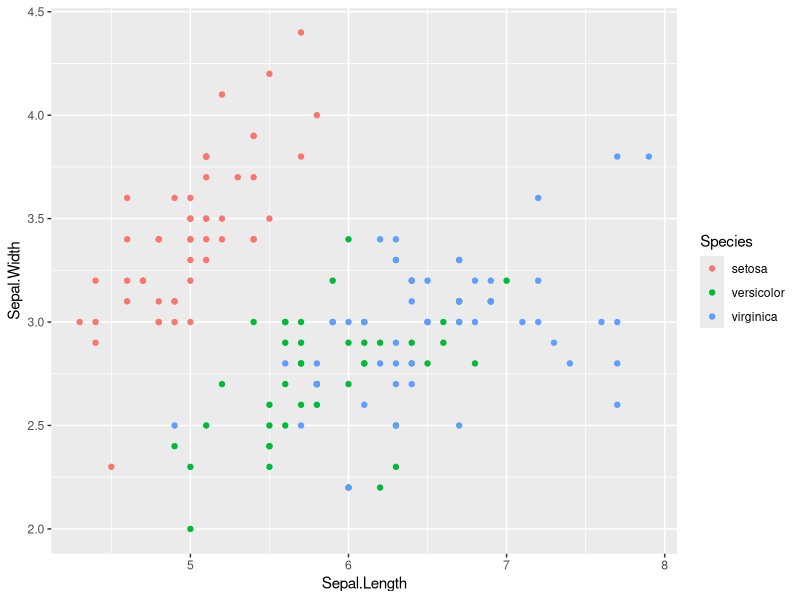
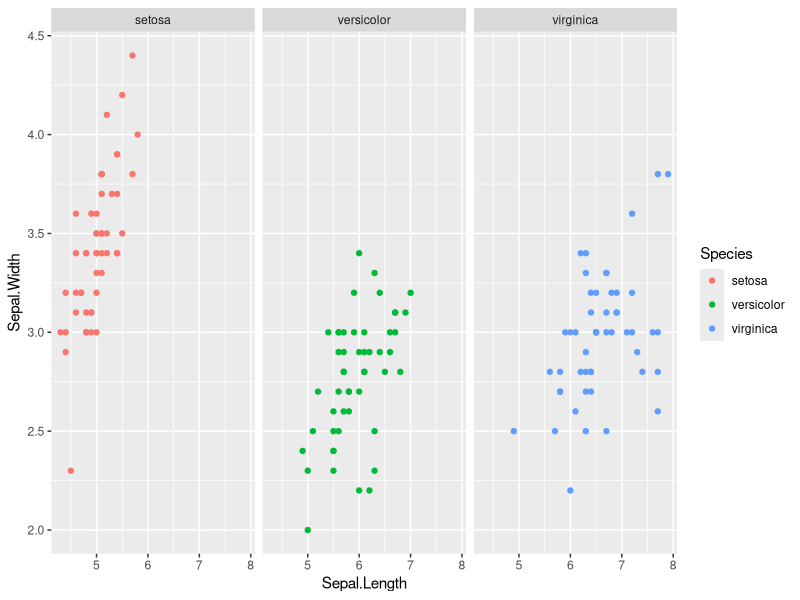
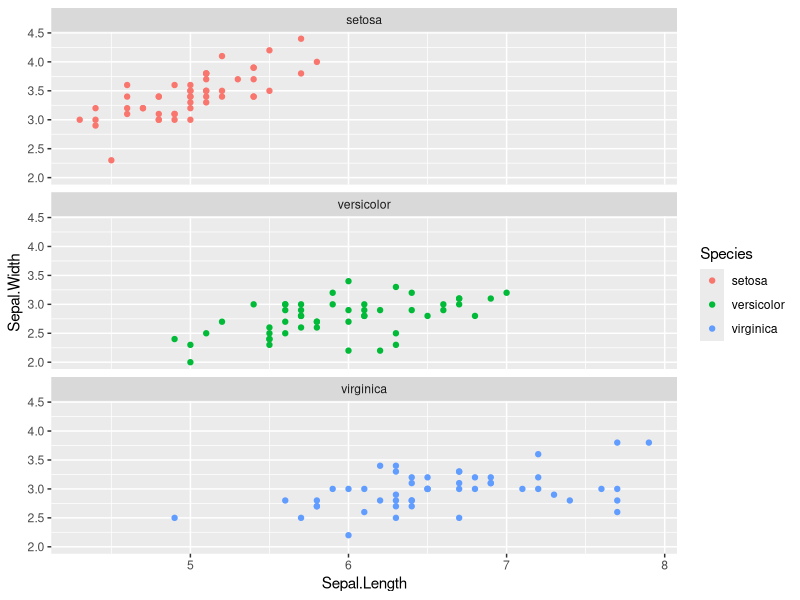
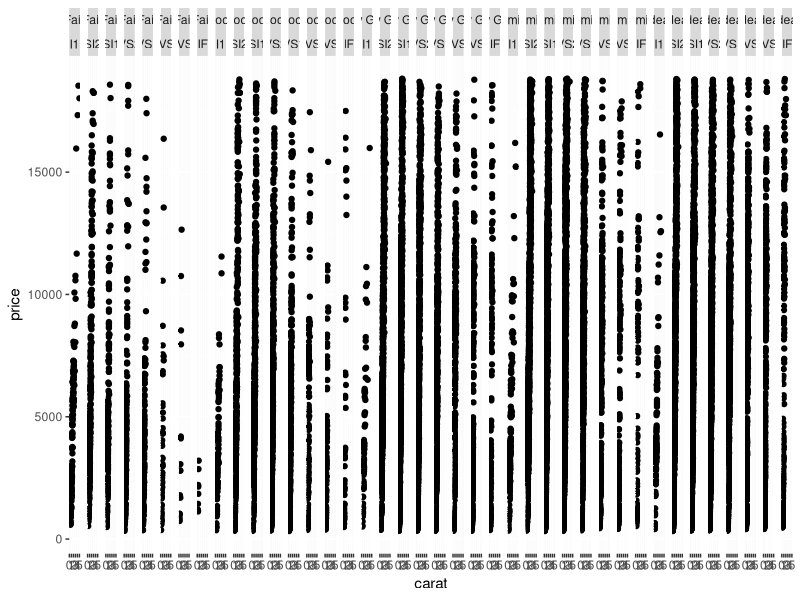
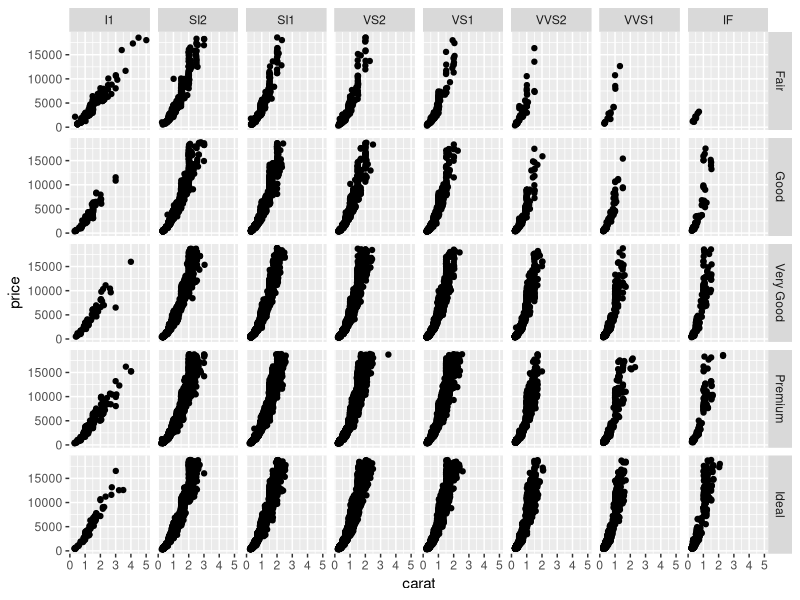
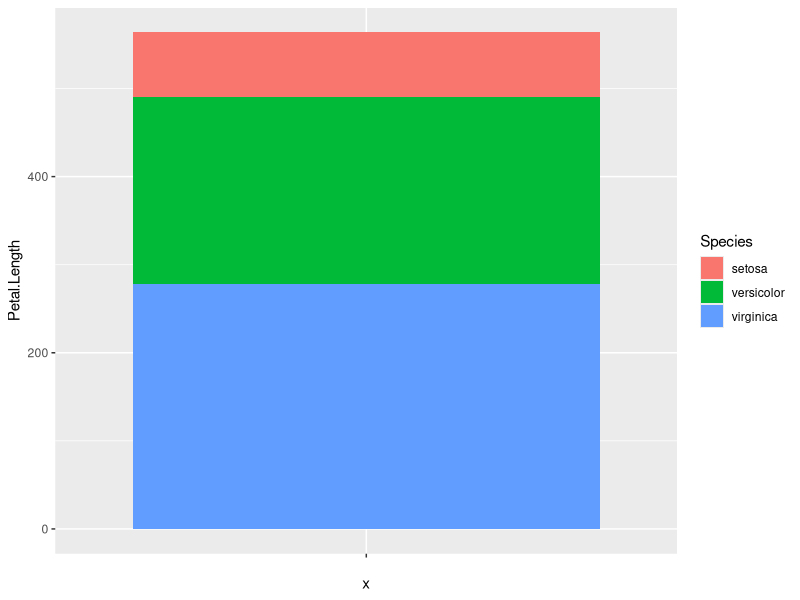
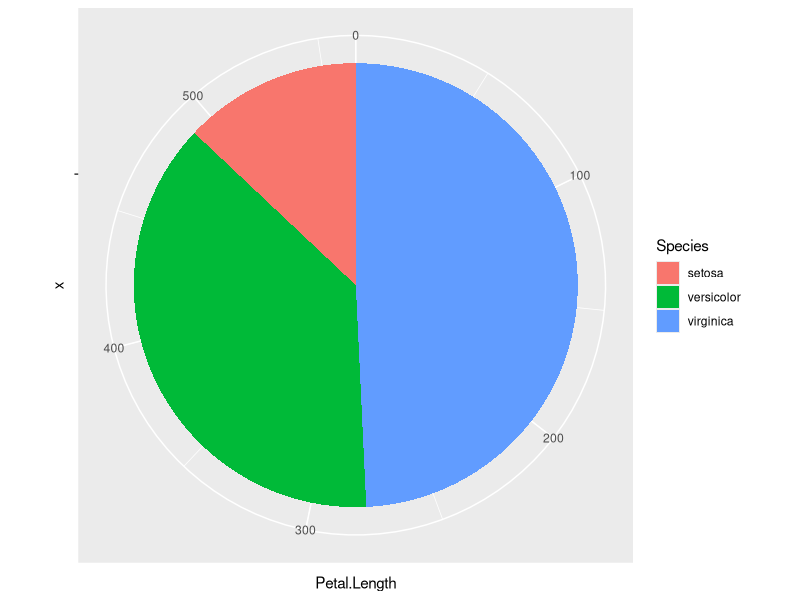
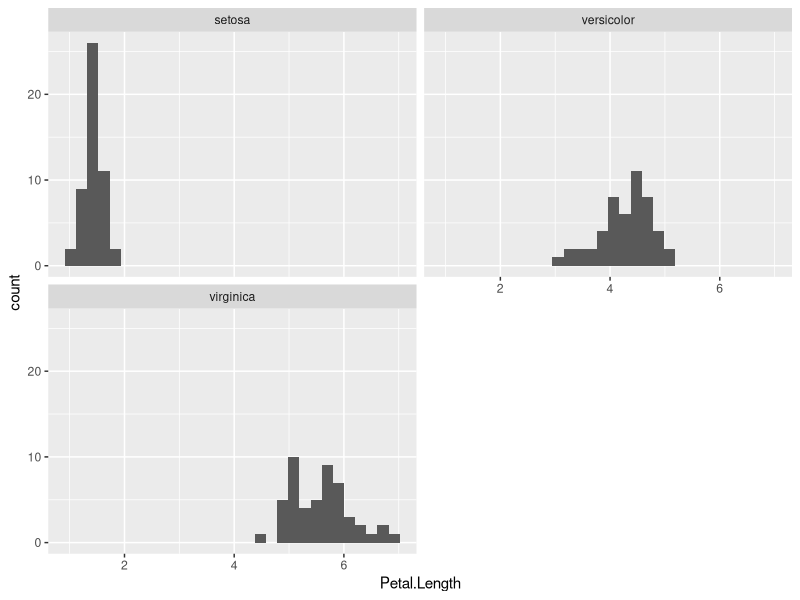

Source code (R) for these figures, in order: (Note: this script raises an error after producing the figures.)
## ---- chunk 1

## ---- chunk 2
# load packages
library(dplyr)
library(tidyr)
library(ggplot2)
library(patchwork)
library(tibble)
library(knitr)
library(kableExtra)

#colors
rv_col_dark <- "#125687"
rv_col_light <- "#e7eef3"

## ---- chunk 3
p <- ggplot(iris)+
      geom_point(aes(x=Sepal.Length,
                     y=Sepal.Width,
                     color=Species))
p
## ---- chunk 4
p + facet_wrap(~Species)
## ---- chunk 5
p + facet_wrap(~Species,nrow=3)
## ---- chunk 6
p <- diamonds %>%
     ggplot(aes(carat,price))+
     geom_point()
p + facet_grid(~cut+clarity)
## ---- chunk 7
p + facet_grid(cut~clarity)
## ---- chunk 8
p <- ggplot(iris,aes(x="",y=Petal.Length,fill=Species))+
  geom_bar(stat="identity") 
p
## ---- chunk 9
p+coord_polar("y",start=0)
## ---- chunk 10
ggplot(iris,aes(Petal.Length))+
  geom_histogram()+
  facet_wrap(~Species,nrow=2)+
  theme_grey()
## ---- chunk 11
ggplot(iris,aes(Petal.Length))+
  geom_histogram()+
  facet_wrap(~Species,nrow=2)+
  theme_bw()
## ---- chunk 12
p <- ggplot(iris)+
      geom_point(aes(x=Sepal.Length,
                     y=Sepal.Width,
                     color=Species))
## ---- chunk 13
p + theme(legend.position="top")
## ---- chunk 14
p + theme(legend.position="bottom")
## ---- chunk 15
p <- ggplot(iris)+
      geom_point(aes(x=Sepal.Length, y=Sepal.Width, color=Species))+
      labs(title="My Title",subtitle="My Subtitle")
p + theme(plot.title=element_text(hjust=0.5),
          plot.subtitle=element_text(hjust=1.0))
## ---- chunk 16
p <- diamonds %>%
      filter(cut=="Fair"|cut=="Good",color=="D"|color=="E") %>%
      droplevels() %>%
      ggplot(aes(carat,price,alpha=color,shape=cut))+
            geom_point()+
            labs(title="Title",subtitle="subtitle")+
            facet_grid(cut~color)
## ---- chunk 17
p <- p + theme(
    axis.title=element_text(color="#e41a1c"),
    axis.text=element_text(color="#377eb8"),
    plot.title=element_text(color="#4daf4a"),
    plot.subtitle=element_text(color="#984ea3"),
    legend.text=element_text(color="#ff7f00"),
    legend.title=element_text(color="#ffff33"),
    strip.text=element_text(color="#a65628")
)
## ---- chunk 18
dfr <- data.frame(value=rep(1,7),label=c("axis.title","axis.text","plot.title","plot.subtitle","legend.text","legend.title","strip.text"),stringsAsFactors=FALSE) %>%
  mutate(label=factor(label,levels=c("axis.title","axis.text","plot.title","plot.subtitle","legend.text","legend.title","strip.text")))

q <- ggplot(dfr,aes(x=label,y=value,fill=label))+
  geom_bar(stat="identity")+
  labs(x="",y="")+
  coord_flip()+
  scale_fill_manual(values=c("#e41a1c","#377eb8","#4daf4a","#984ea3","#ff7f00","#ffff33","#a65628"))+
  theme_minimal(base_size=20)+
  theme(
    legend.position="none",
    axis.text.x=element_blank(),
    axis.ticks=element_blank(),
    panel.grid=element_blank())

p|q
## ---- chunk 19
p <- diamonds %>%
      filter(cut=="Fair"|cut=="Good",color=="D"|color=="E") %>%
      droplevels() %>%
      ggplot(aes(carat,price,alpha=color,shape=cut))+
            geom_point()+
            labs(title="Title",subtitle="subtitle")+
            facet_grid(cut~color)
## ---- chunk 20
p <- p + theme(
    plot.background=element_rect(fill="#b3e2cd"),
    panel.background=element_rect(fill="#fdcdac"),
    panel.border=element_rect(fill=NA,color="#cbd5e8",size=3),
    legend.background=element_rect(fill="#f4cae4"),
    legend.box.background=element_rect(fill="#e6f5c9"),
    strip.background=element_rect(fill="#fff2ae")
)
## ---- chunk 21
dfr <- data.frame(value=rep(1,6),label=c("plot.background","panel.background","panel.border","legend.background","legend.box.background","strip.background"),stringsAsFactors=FALSE) %>%
  mutate(label=factor(label,levels=c("plot.background","panel.background","panel.border","legend.background","legend.box.background","strip.background")))

q <- ggplot(dfr,aes(x=label,y=value,fill=label))+
  geom_bar(stat="identity")+
  labs(x="",y="")+
  coord_flip()+
  scale_fill_manual(values=c("#b3e2cd","#fdcdac","#cbd5e8","#f4cae4","#e6f5c9","#fff2ae"))+
  theme_minimal(base_size=20)+
  theme(
    legend.position="none",
    axis.text.x=element_blank(),
    axis.ticks=element_blank(),
    panel.grid=element_blank())

p|q
## ---- chunk 22
p <- diamonds %>%
      filter(cut=="Fair"|cut=="Good"|cut=="Very Good") %>%
      droplevels() %>%
      ggplot(aes(carat,price,color=cut))+
            geom_point()
## ---- chunk 23
newtheme <- theme_bw() + theme(
  axis.ticks=element_blank(),
  panel.background=element_rect(fill="white"),
  panel.grid.minor=element_blank(),
  panel.grid.major.x=element_blank(),
  panel.grid.major.y=element_line(size=0.3,color="grey90"),
  panel.border=element_blank(),
  legend.position="top",
  legend.justification="right"
)
## ---- chunk 24
p
## ---- chunk 25
p + newtheme
## ---- chunk 26
USArrests %>% head(n=3)
## ---- chunk 27
us <- USArrests %>% mutate(state=rownames(.)) %>% slice(1:4) %>%
      pivot_longer(c('Murder', 'Assault', 'UrbanPop', 'Rape'), 
                   names_to = 'type', 
                   values_to = 'value')
p <- ggplot(us,aes(x=state,y=value,fill=type))
## ---- chunk 28
p + geom_bar(stat="identity",position="stack")
## ---- chunk 29
p + geom_bar(stat="identity",position="dodge")
## ---- chunk 30
x <- ggplot(iris) + geom_bar(aes(x=Sepal.Length),stat="bin")
y <- ggplot(iris) + geom_bar(aes(x=Species),stat="count")
z <- ggplot(iris) + geom_bar(aes(x=Species, y = Sepal.Length),stat="identity")
x|y|z
## ---- chunk 31
knitr::include_graphics("data/slide_ggplot2/patchwork.png")
## ---- chunk 32
